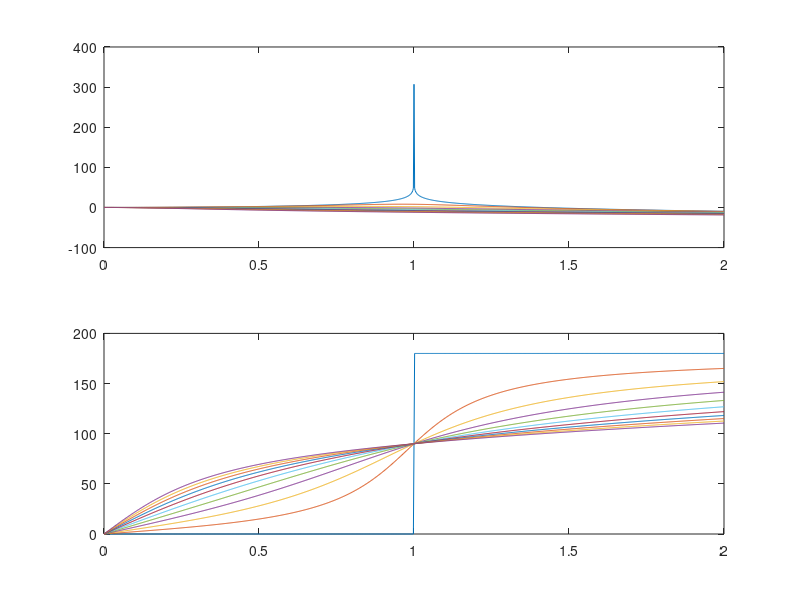

The MATLAB source for this figure:
function vtb2_3(z,rmin,rmax,opt)
%VTB2_3 Steady state magnitude and phase of a single degree of freedom 
% damped system.  
% VTB2_3(zeta,rmin,rmax) plots the response of a single degree of 
% freedom system with damping ratio zeta between the frequency 
% ratios rmin and rmax.
% zeta can be a list of damping ratios.
% VTB2_3(zeta,rmin,rmax,opt) allows plotting of magnitude
% (opt=1), phase (opt=2), or magnitude and phase (opt=3, default).
%
% Example:
% vtb2_3([0:.2:1],0,2,3)
%graw('reset\n')
clf
if nargin==1
	opt=z;
	z=[.0:.05:.25];
	rmin=0;
	rmax=2;
	disp('Demo mode. Type ''help vtb2_3'' to learn how to enter values.')
end
if nargin==0 
	z=[.0:.2:2];
	rmin=0;
	rmax=2;
	disp('Demo mode. Type ''help vtb2_3'' to learn how to enter values.')
	opt=3;
end

if nargin==3, opt=3;end

r=rmin:(rmax-rmin)/1000:rmax;

z=z+eps;z;
for i=1:length(z)
  A0(i,:)=1./(1-r.^2+2*j*r*z(i));
end

grid('on')


if opt==3 
  subplot(2,1,1)
end

if opt ~=2
  xlabel('Frequency Ratio')
  ylabel('Normalized Amplitude (dB)')
  title('Normalized Amplitude versus Frequency Ratio')
  plot(r,20*log10(abs(A0)))
end

if opt==3
  subplot(2,1,2)
end

if opt ~=1
  xlabel('Frequency Ratio')
  ylabel('Phase lag (deg)')
  title('Phase versus Frequency Ratio')
  plot(r,-angle(A0)/pi*180)
end

